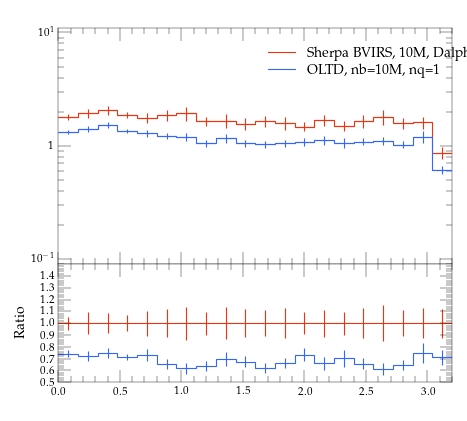

The script that saved this image:
#! /usr/bin/env python

# This Python script was auto-generated using YODA v2.0.0.
# Analysis object: /evtb/cutEg_jbjg_dphi
# Timestamp: 15-04-2024 (14:39:54)

import matplotlib as mpl
import matplotlib.pyplot as plt
mpl.use('Agg') # comment out for interactive use
import os
import numpy as np

plotDir = os.path.split(os.path.realpath(__file__))[0]
if 'YODA_USER_PLOT_PATH' in globals():
    plot_outdir = globals()['YODA_USER_PLOT_PATH']
else:
    plot_outdir = plotDir

#plot style
plt.style.use(os.path.join(plotDir, '../default.mplstyle'))
# plot metadata
figW, figH = plt.rcParams['figure.figsize']
ax_xLabel = r''
ax_yLabel = r''
ax_title  = r''
ax_xScale = 'linear'
ax_yScale = 'log'
xLims = (0.0, 3.2)
yLims = (0.09000000000000001, 11.0)

# TeX-friendly labels for the legend
labels = [ r"Sherpa BVIRS, 10M, Dalpha=0.01", r"OLTD, nb=10M, nq=1" ]

# Create figure and axis objects
fig, (ax, ratio0_ax) = plt.subplots(2, 1, sharex=True,
                  figsize=(figW,figH), gridspec_kw={'height_ratios': (2, 1)})
ratio0_ax.yaxis.set_major_locator(mpl.ticker.MultipleLocator(0.1))
ratio0_ax.set_ylim(0.5, 1.4999)
ratio0_ax.set_ylabel('Ratio')

# LineColor map: curve index -> color
linecolors = {0: '#EE3311', 1: '#3366FF'}
# the numerical data is stored in a separate file
dataf = dict()
prefix = os.path.split(__file__)[0]
if prefix:    prefix = prefix + '/'
exec(open(prefix+'cutEg_jbjg_dphi__data.py').read(), dataf)


legend_handles = [] # keep track of handles for the legend

# style options for curves
# starts at zorder>=5 to draw curve on top of legend
styles = {
  'curve0': {
    'color' : linecolors[0],
    'linestyle' : '-',
    'marker' : 'o',
    'zorder' : 5,
    'histstyle' : True,
  },
  'curve1': {
    'color' : linecolors[1],
    'linestyle' : '-',
    'marker' : 'o',
    'zorder' : 6,
    'histstyle' : True,
  },
}
# curve from input yoda files in main panel
for label in dataf['yvals'].keys():
    if all(np.isnan(v) for v in dataf['yvals'][label]):
        continue
    tmp = None
    if styles[label]['histstyle']: # draw as histogram
        tmp, = ax.plot(dataf['xedges'], dataf['yedges'][label],
                       color=styles[label]['color'],
                       linestyle=styles[label]['linestyle'],
                       drawstyle='steps-pre', solid_joinstyle='miter',
                       zorder=styles[label]['zorder'], label=label)
        ax.errorbar(dataf['xpoints'], dataf['yvals'][label], color=styles[label]['color'],
                    xerr=dataf['xerrs'], yerr=[dataf['ydowns'][label], dataf['yups'][label]],
                    linestyle='none', zorder=styles[label]['zorder'])
    else: # draw as scatter
        tmp = ax.errorbar(dataf['xpoints'], dataf['yvals'][label],
                          xerr=dataf['xerrs'],
                          yerr=[ dataf['ydowns'][label],
                          dataf['yups'][label] ],
                          fmt=styles[label]['marker'],
                          ecolor=styles[label]['color'],
                          color=styles[label]['color'], zorder=2)
        tmp[-1][0].set_linestyle(styles[label]['linestyle'])
    legend_handles += [tmp]
    for varLabel in dataf['variation_yvals'].keys():
        if varLabel.startswith(label):
            tmp, = ax.plot(dataf['xedges'], dataf['variation_yvals'][varLabel],
                           color=styles[label]['color'],
                           linestyle=styles[label]['linestyle'],
                           drawstyle='steps-pre', solid_joinstyle='miter',
                           zorder=styles[label]['zorder'], alpha=0.5)


# plots on ratio panel
# curve from input yoda files in ratio panel
for label, yvals in dataf['ratio0_yvals'].items():
    if all(np.isnan(v) for v in yvals):
        continue
    if styles[label]['histstyle']: # plot as histogram
        ratio0_ax.plot(dataf['xedges'], yvals,
                       color=styles[label]['color'],
                       linestyle=styles[label]['linestyle'],
                       drawstyle='steps-pre', zorder=1,
                       solid_joinstyle='miter')
        ratio0_ax.vlines(dataf['xpoints'],
                         dataf['ratio0_ymin'][label],
                         dataf['ratio0_ymax'][label],
                         color=styles[label]['color'], zorder=1)
    else: # plot as scatter
        tmp = ratio0_ax.errorbar(dataf['xpoints'],
                                 yvals, xerr=dataf['xerrs'],
                                 yerr=dataf['ratio0_yerrs'][label],
                                 fmt=styles[label]['marker'],
                                 ecolor=styles[label]['color'],
                                 color=styles[label]['color'])
        tmp[-1][0].set_linestyle(styles[label]['linestyle'])

    for varlabel in dataf['ratio0_variation_vals'].keys():
        if varlabel.startswith(label):
            ratio0_ax.plot(dataf['xedges'],
                            dataf['ratio0_variation_vals'][varlabel],
                            color=styles[label]['color'],
                            linestyle=styles[label]['linestyle'],
                            drawstyle='steps-pre', solid_joinstyle='miter',
                            zorder=1, alpha=0.5)

legend_pos = (0.5, 0.97)
ax.legend(legend_handles, labels, loc='upper left', bbox_to_anchor=legend_pos)

# set plot metadata as defined above
ratio0_ax.set_xlabel(ax_xLabel)
ratio0_ax.xaxis.set_label_coords(1., -.15)
ax.set_ylabel(ax_yLabel, loc='top')
ax.set_title(ax_title, loc='left')
ax.set_xscale(ax_xScale)
ax.set_yscale(ax_yScale)
ax.set_xlim(xLims)
ax.set_ylim(yLims)

# tick formatting
plt.rcParams['xtick.top'] = True
plt.rcParams['ytick.right'] = True
ax.yaxis.set_major_locator(mpl.ticker.LogLocator(base=10.0, numticks=np.inf))
ax.yaxis.set_minor_locator(mpl.ticker.LogLocator(
                           base=10.0, subs=np.arange(0.1, 1, 0.1), numticks=np.inf))
fig.align_ylabels((ax, ratio0_ax))
plt.savefig(os.path.join(plot_outdir, 'cutEg_jbjg_dphi.pdf'), format='PDF')
plt.savefig(os.path.join(plot_outdir, 'cutEg_jbjg_dphi.png'), format='PNG')

plt.close(fig)
